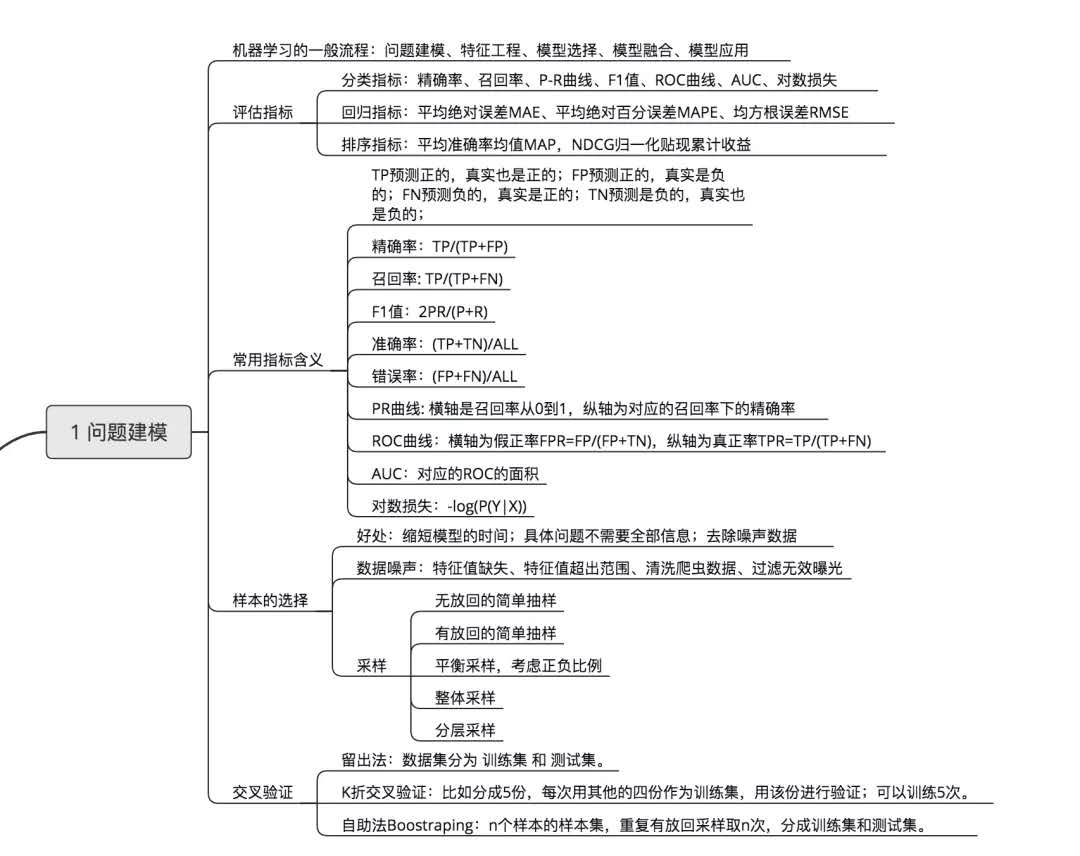
#> input picture Learning/Data-analysis-master/ch02/images/1.jpg, 1080 x 856 px, found by its file name
$ python 1.py ./1.jpg -o 1.txt --width 80 --height 40
#> lines starting #> are read from the running program, lines starting #| are printed output that depends on the picture
from PIL import Image
import argparse

#命令行输入参数处理
parser = argparse.ArgumentParser()

parser.add_argument('file')     #输入文件
parser.add_argument('-o', '--output')   #输出文件
parser.add_argument('--width', type = int, default = 80) #输出字符画宽
parser.add_argument('--height', type = int, default = 80) #输出字符画高

#获取参数
args = parser.parse_args()

IMG = args.file
WIDTH = args.width
HEIGHT = args.height
OUTPUT = args.output

# 我们定义的不重复的字符列表，灰度值小（暗）的用列表开头的符号，灰度值大（亮）的用列表末尾的符号
ascii_char = list("$@B%8&WM#*oahkbdpqwmZO0QLCJUYXzcvunxrjft/\|()1{}[]?-_+~<>i!lI;:,\"^`'. ")

# 将256灰度映射到70个字符上
def get_char(r,g,b,alpha = 256):
    if alpha == 0:
        return ' '
    length = len(ascii_char)
    gray = int(0.2126 * r + 0.7152 * g + 0.0722 * b)

    unit = (256.0 + 1)/length
    return ascii_char[int(gray/unit)]

if __name__ == '__main__':

    im = Image.open(IMG)
#> im is the input picture: PIL image 1080x856 RGB; mean R, G, B 242.3, 242.3, 242.4
    im = im.resize((WIDTH,HEIGHT), Image.NEAREST)
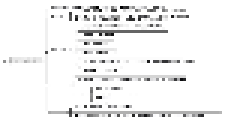
#> im: PIL image 80x40 RGB (shown 3 times larger); mean R, G, B 240.6, 240.6, 240.7

    txt = ""

    #将图片看成由像素点组成的二维数组，i代表每一行，j代表每一列
    for i in range(HEIGHT):
        for j in range(WIDTH):
            #getpixel()函数的参数是由每个像素点在图片中的相对位置（w，h）组成的元组
            #返回值是一个代表图片像素值的(r,g,b,alpha)元组
            txt += get_char(*im.getpixel((j,i)))
        txt += '\n'

    print(txt)
#|                  U1>!L< )0Wl.lUd$.,+'x+ $bo-t`^i}  Zw,1
#|                '           ^0Z Uf8 : qa  >`" c1..z0c` v( ^(ir|
#|                '       q
#|                ' 0^')  0 p" h^ f.\-';f)/'  a" qCdr. .Ql~ MlYnfZ

    #字符画输出到文件
    if OUTPUT:
        with open(OUTPUT,'w') as f:
            f.write(txt)
    else:
        with open("output.txt",'w') as f:
            f.write(txt)

# python .\1.py .\1.jpg -o 1.txt --width 80 --height 40

$ run again, with Learning/Data-analysis-master/ch02/images/2.jpg copied over Learning/Data-analysis-master/ch02/images/1.jpg
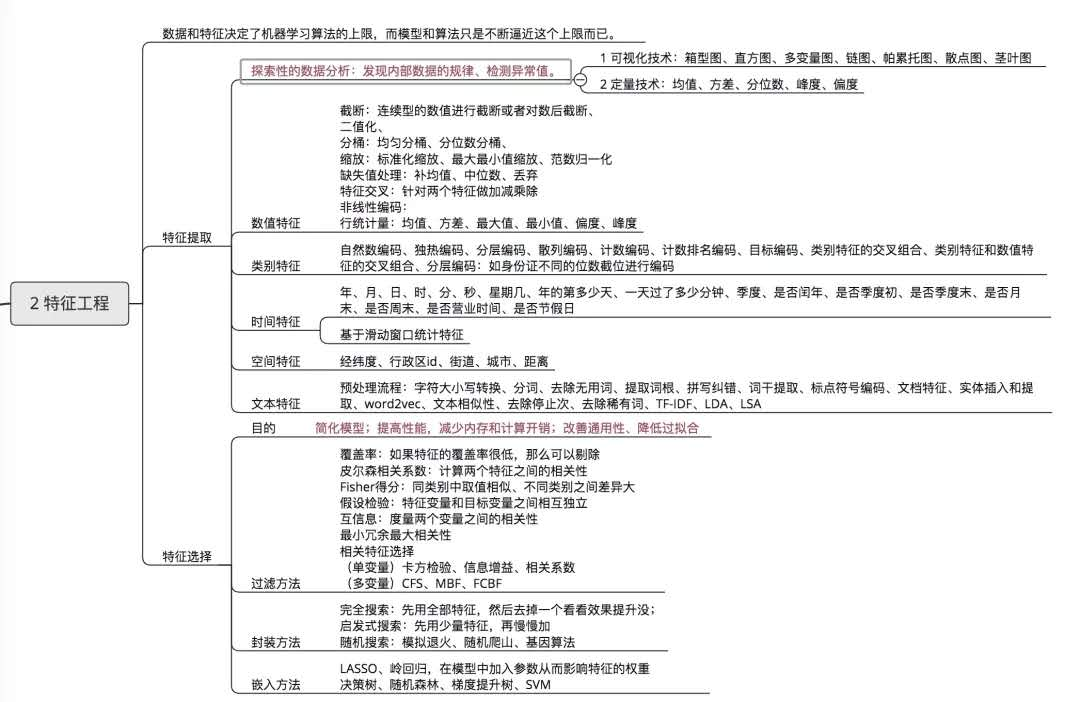
#> input picture Learning/Data-analysis-master/ch02/images/2.jpg, 1080 x 702 px, found by its file name
#> im is the input picture: PIL image 1080x702 RGB; mean R, G, B 240.1, 239.9, 240
#> `im = im.resize((WIDTH,HEIGHT), Image.NEAREST)`:
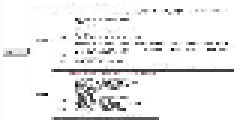
#> im: PIL image 80x40 RGB (shown 3 times larger); mean R, G, B 237.8, 237.6, 237.6
#> (printed output is left out)

$ run again, with Learning/Data-analysis-master/ch02/images/3.jpg copied over Learning/Data-analysis-master/ch02/images/1.jpg
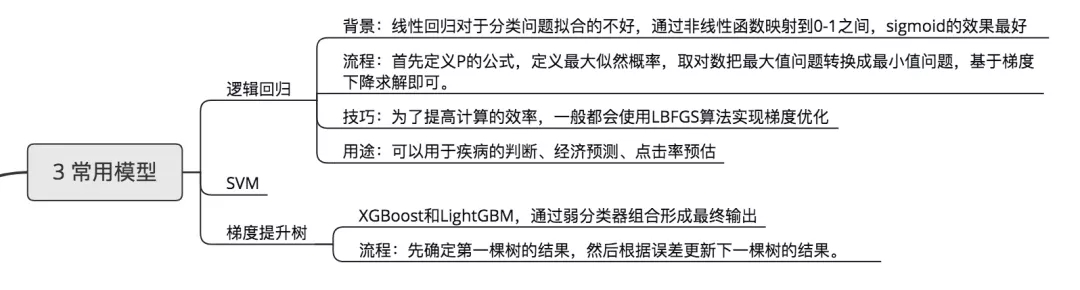
#> input picture Learning/Data-analysis-master/ch02/images/3.jpg, 1080 x 290 px, found by its file name
#> im is the input picture: PIL image 1080x290 RGB; mean R, G, B 237.1, 237.1, 237.5
#> `im = im.resize((WIDTH,HEIGHT), Image.NEAREST)`:
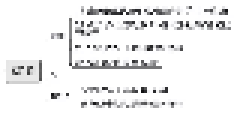
#> im: PIL image 80x40 RGB (shown 3 times larger); mean R, G, B 238.1, 238.1, 238.5
#|                            +  \. .."  ^'^!   '' '"..: '' ; ". ~Q  .   `]  ;.
#|                            r \CurW0ppvX.Om vwaa Ol.qLY?{x_;I^. .. . Cvm: ^O&
#|                          . ; k0Xj"j8rkah# a\j w ^v*.zmUjj  f' -   ' . -"`JnZ
#|                        . .                                               .

$ run again, with Learning/Data-analysis-master/ch02/images/4.jpg copied over Learning/Data-analysis-master/ch02/images/1.jpg
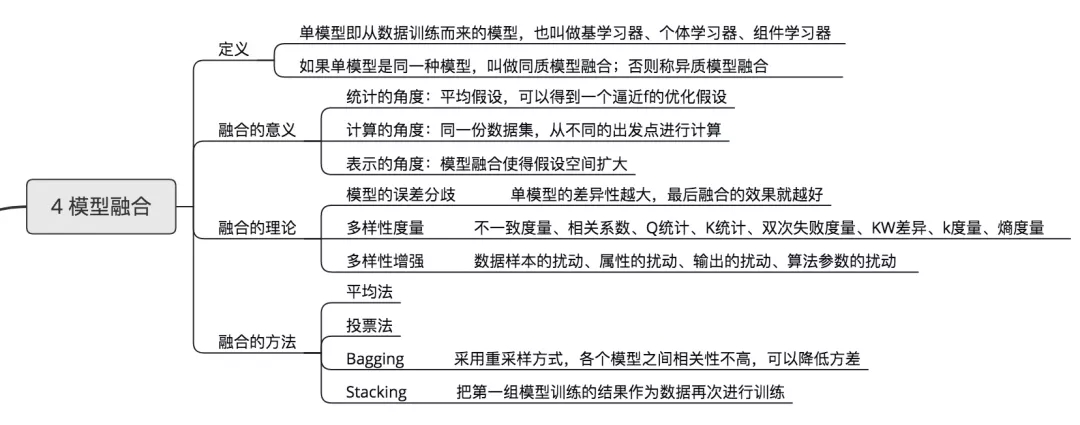
#> input picture Learning/Data-analysis-master/ch02/images/4.jpg, 1080 x 425 px, found by its file name
#> im is the input picture: PIL image 1080x425 RGB; mean R, G, B 238.1, 238.1, 238.5
#> `im = im.resize((WIDTH,HEIGHT), Image.NEAREST)`:
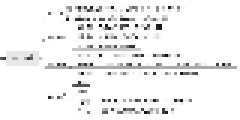
#> im: PIL image 80x40 RGB (shown 3 times larger); mean R, G, B 240.9, 240.9, 241.3
#> (printed output is left out)
